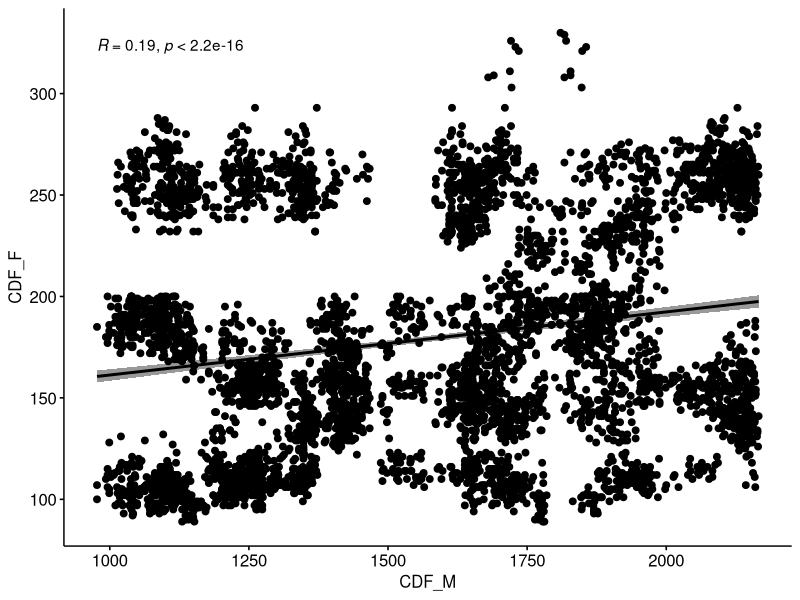

Write the R code that produced this figure.
## ---- chunk 1
library(readxl)
mydata <- read_excel("Incarceration_data.xlsx")
## loading the file into a data frame
incarceration <- mydata [,c("CDF_M","CTF_M","CDF_J","CTF_F","CDF_F")]
incarceration
## ---- chunk 2
summary (incarceration)

corincarceration <- incarceration [,c("CDF_M","CTF_M","CDF_J","CDF_F","CTF_F")]
corincarceration

cor(corincarceration)

## coefficient in a regression indicates that the variable in
#question is linearly related to the other variables with contributions 
#to change to the other variable.
#the coefficients in multi-regression mean that variables 
#make add value to any hypothesis

linearMod <- lm(CDF_M ~ CDF_F, data=corincarceration)  
print(linearMod)
# linear regression model 


summary (linearMod)

##p-value: < 2.2e-16 shows is above the pre-determined 
#significance level of 0.05
##the CDF_F variable has more signficance in this linear
#model,the more the NUMBER in CDF-M the increase in number of CDF_F

library("ggpubr") ## using Pearson model
ggscatter(corincarceration, x = "CDF_M", y = "CDF_F", 
          add = "reg.line", conf.int = TRUE, 
          cor.coef = TRUE, cor.method = "pearson")

corgraph <- cor.test(corincarceration$CDF_M, corincarceration$CDF_F) 
                    method = ("pearson")
corgraph

##Is women incarceration in CDF_F affected by changes in 
#other variables like (CDF_M,CTF_F,CDF_F) which is the 
#question that I would like to ask ?? ## Multiple Regression


MultiModel_1 <- lm(CDF_F ~ CDF_M+CTF_F+CDF_F+CDF_J, data=corincarceration)
## This 1st model of multi-regression assumes that Y iS CDF_F AND X are all other variables
print(MultiModel_1)
##(Intercept)122.887742        CDF_M-0.007076        CTF_F 0.237580        CDF_J 1.340990  
summary (MultiModel_1)
##This 1st model shows the inability of 3 variables to have a significant effect on Y

MultiModel_2 <- lm(CDF_F ~ CDF_M+CTF_F, data=corincarceration)
## The 2nd hypothesis will only have 2 variables to find out their levels of significance to Y

print(MultiModel_2)
##This result shows the ability of these two variables having a stronger level of significance 
##(Intercept)        CDF_M        CTF_F  
##  128.24409      0.01032      0.24482  
summary (MultiModel_2)
##This hypothesis with two variables which answers our 1st question

